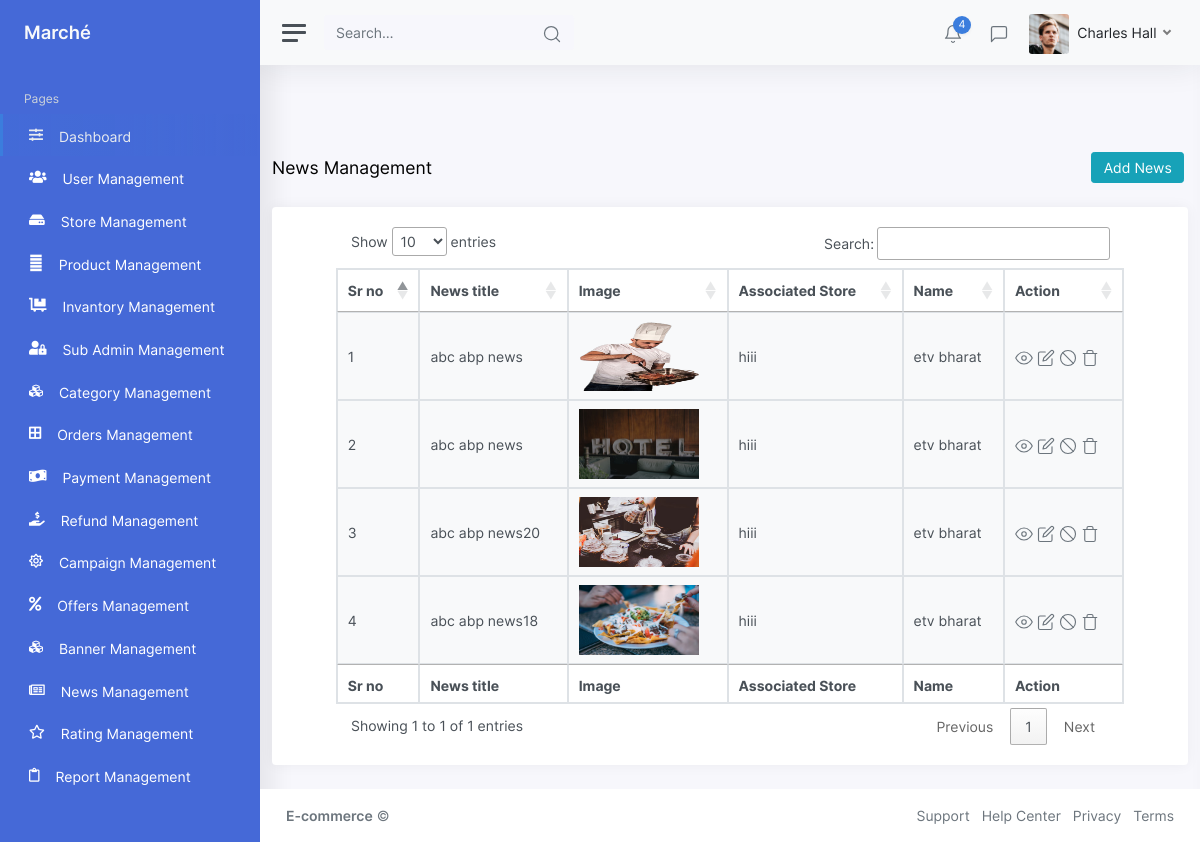
The app's page /Admin/newsManagement with its own data.
### tables this page shows
CREATE TABLE `news` (
  `news_id` int(11) NOT NULL,
  `title` varchar(255) NOT NULL,
  `news_image` varchar(255) NOT NULL,
  `news_associated_store` varchar(255) NOT NULL,
  `news_name` varchar(255) NOT NULL,
  `created_at` varchar(255) NOT NULL
);

### application/controllers/Admin.php (called while the page is built, shortened)
<?php
class Admin extends CI_Controller
{
	public function __construct()
	{
	$this->load->model('MyModel');
	$this->load->model('Common_model');
	}
	public function newsManagement()
	{
		$records = $this->Common_model->_select('news','*');
		$this->load->view('ListView/News-Management',['records'=>$records]);
	}
}

### index.php (called while the page is built, shortened)
<?php
require_once BASEPATH.'core/CodeIgniter.php';

### application/models/Common_model.php (called while the page is built, shortened)
<?php
class Common_model extends CI_Model
{
      function _select($table, $column = '*', $condition = array(), $order_by = '', $sort = 'ASC', $start = '0', $perPage = '')
    {
        $this->db->select($column, false);
        $resSQL = $this->db->get($table);
        if ($resSQL->num_rows() > 0) {
            $result = $resSQL->result_array();
            return $result;
        } else {
            return false;
        }
    }
}
?>

### application/views/ListView/News-Management.php (the view, shortened to what this page needs)
<?php include_once('header.php');
include_once('sidebar.php'); ?>
<br><br><br>
<div class="container">
	<div class="breadcrumb-header justify-content-between">
		<div class="my-auto">
			<div class="d-flex">
				<h4 class="content-title mb-0 my-auto">News Management</h4>
			</div>
		</div>
		<div class="d-flex my-xl-auto right-content">
			<div class="pr-1 mb-3 mb-xl-0">
				<a href="<?= base_url('Additems/Addnews') ?>"><button type="button" class="btn btn-info"><i class="fe fe-plus"></i>Add News</button></a>
			</div>
		</div>
	</div>
	<div class="card">
		<div class="card-body">
			<table id="table_id" class="table table-condensed table-striped table-hover table-striped table-bordered">
				<thead>
					<tr>
						<th>Sr no</th>
						<th>News title</th>
						<th>Image</th>
						<th>Associated Store</th>
						<th>Name</th>
						<th>Action</th>
					</tr>
				</thead>
				<?php if (!empty($records)) : ?>
					<?php $count = $this->uri->segment(3); ?>
					<?php foreach ($records as $key => $record) : ?>
						<?php $count++; ?>
						<tbody>
							<tr>
                              <td><?php echo $count;?></td>
								<td><?php echo @$record['title'] ?></td>
								<td><?php if (($record['news_image'])) { ?>
										<img src="<?php echo base_url("/uploads/NewsImage/" . $record['news_image']); ?>" alt="" width="120" height="70">
									<?php } else { ?>
									<?php } ?>
								</td>
								<td><?php echo $record['news_associated_store'] ?></td>
								<td><?php echo $record['news_name'] ?></td>
								<td class="table-action">
									<a href="#myModalBlockUser" class="trigger-btn" data-toggle="modal"><i class="align-middle" data-feather="eye"></i></a>
									<a href="" data-toggle="modal" data-target="#myModalup<?php echo $record['news_id']; ?>" class="trigger-btn"><i class="align-middle" data-feather="edit"></i></a>
									<a href="#myModalBlockUser" class="trigger-btn" data-toggle="modal"><i class="align-middle" data-feather="slash"></i></a>
									<a href="" class="trigger-btn" data-target="#myModal<?php echo $record['news_id']; ?>" data-toggle="modal"><i class="align-middle" data-feather="trash"></i></a>
								</td>
							</tr>
						</tbody>
					<?php endforeach; ?>
				<?php endif; ?>
				<tfoot>
					<tr>
						<th>Sr no</th>
						<th>News title</th>
						<th>Image</th>
						<th>Associated Store</th>
						<th>Name</th>
						<th>Action</th>
					</tr>
				</tfoot>
			</table>
		</div>
	</div>
</div>
<?php include_once('footer.php');  ?>

### records on screen
news: title "abc abp news", news_image (picture), news_associated_store "hiii", news_name "etv bharat"
news: title "abc abp news", news_image (picture), news_associated_store "hiii", news_name "etv bharat"
news: title "abc abp news20", news_image (picture), news_associated_store "hiii", news_name "etv bharat"
news: title "abc abp news18", news_image (picture), news_associated_store "hiii", news_name "etv bharat"
